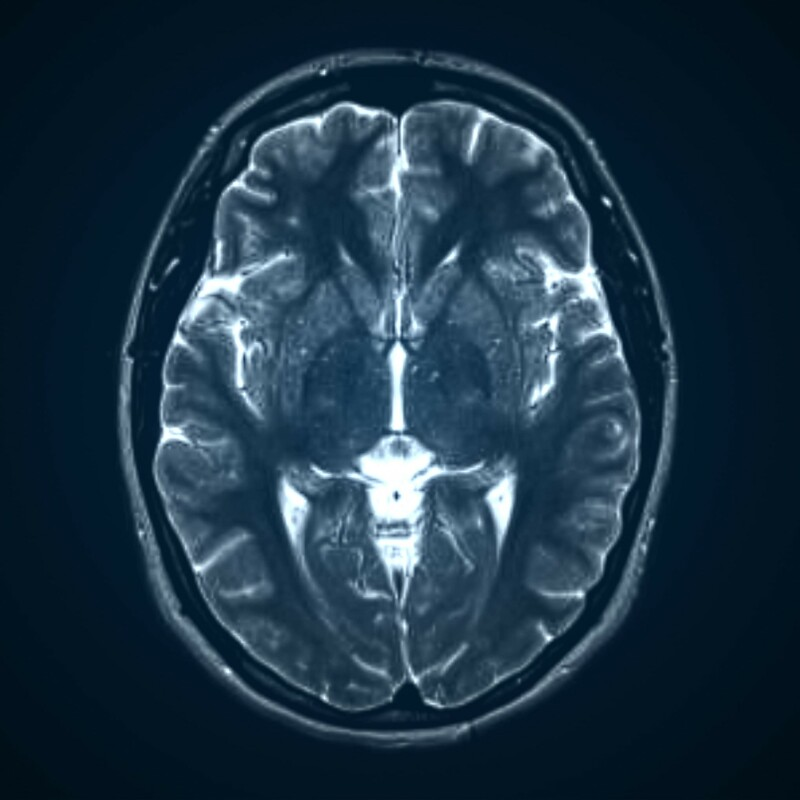
#> input picture Labtest/mri1.jpg, 800 x 800 px
$ python DIP2_1810976114.py
#> lines starting #> are read from the running program, lines starting #| are printed output that depends on the picture
import matplotlib.pyplot as plt
import numpy as np
import cv2

def main():
	img_path = "mri1.jpg"
	print(img_path)
	rgbImg = plt.imread(img_path)
#> rgbImg is the input picture: shape (800, 800, 3); mean R, G, B 28.3, 51.8, 68.8
	print(rgbImg.shape)
#| (800, 800, 3)
	r,c,k=rgbImg.shape
#> r = 800; c = 800; k = 3

	grayscale = np.zeros((r,c),dtype=np.uint8)
	grayscale = rgb2Grayscale(rgbImg)
	filteredImg = np.zeros((r,c),dtype=np.uint8)

	kernel1 = np.array([[-1, -1, -1],[-1, 8, -1],[-1, -1, -1]])
	filteredImg = convolution2d1(grayscale,kernel1)
	processed_img2 = cv2.filter2D(grayscale,-1,kernel1);

	img_set = [rgbImg,grayscale,filteredImg,processed_img2]
	title_set = ['RGB','Grayscale','DFEFf','processed_img2']
	hist_title = ["RGB Histogram","Grayscale","gjhd",'processed_img2']

	plt_img(img_set,title_set)
	manual_hist(img_set,hist_title,r,c)

def convolution2d1(image, kernel):
	m, n = kernel.shape
	c, r = image.shape
	image = np.pad(image,1,constant_values = 0)
	print(image.shape)
	new_image = np.zeros((c, r))
	for i in range(r-m):
		for j in range(c-n):
			sum = np.sum(image[i:i+m, j:j+n]*kernel)
			sum = np.rint(sum)
			sum = max(0,sum)
			sum = min(255,sum)
			new_image[i,j] = sum
	return new_image


def rgb2Grayscale(img):
	r,c,k = img.shape
#> r = 800; c = 800; k = 3
	grayscale = np.zeros((r,c),dtype=np.uint8)

	red = img[:,:,0]
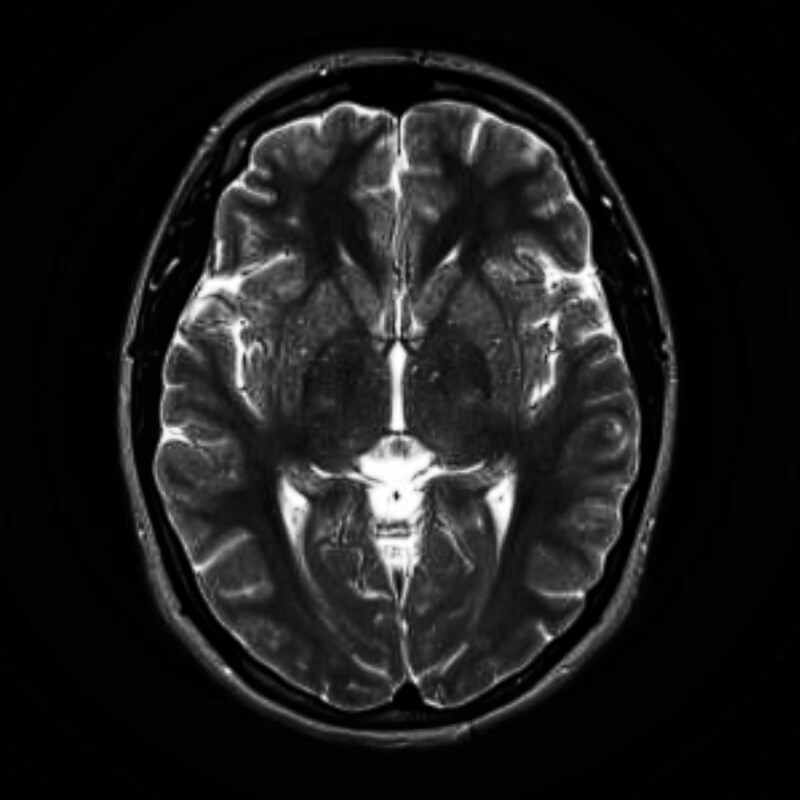
#> red: shape (800, 800); min 0, max 255, mean 28.3
	green = img[:,:,1]
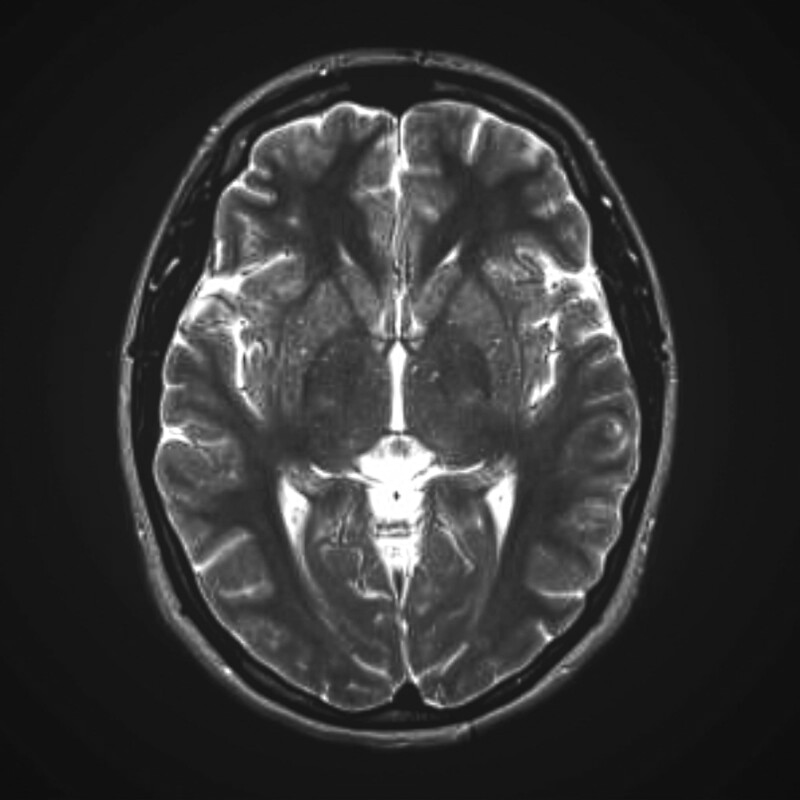
#> green: shape (800, 800); min 13, max 255, mean 51.8
	blue = img[:,:,2]
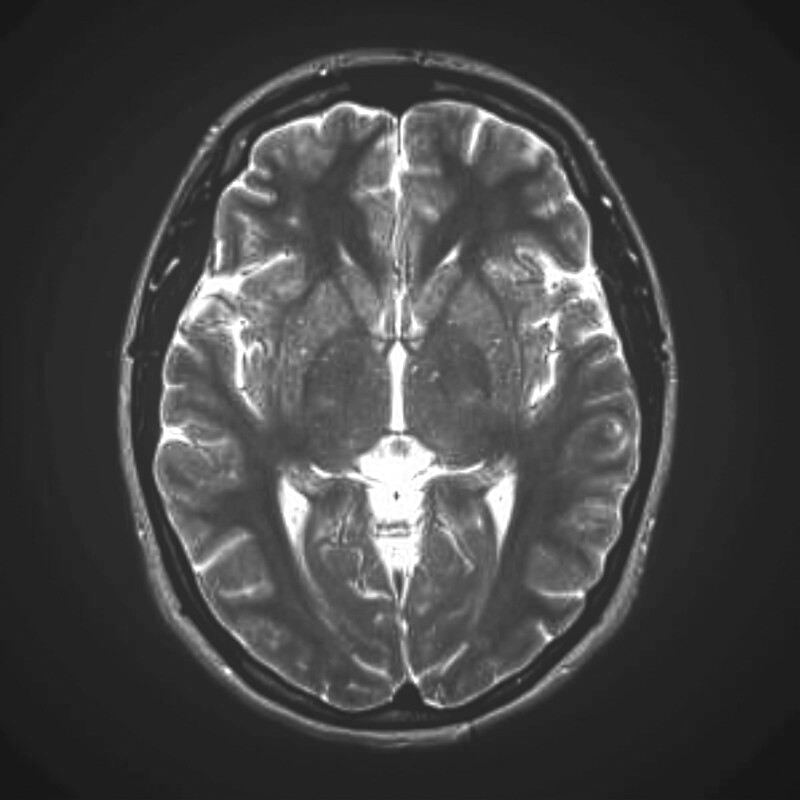
#> blue: shape (800, 800); min 22, max 255, mean 68.8

	for i in range(r):
		for j in range(c):
			tmp = .144 * red[i,j] + .587 * green[i,j] + .299 * blue[i,j]
			if tmp > 255:
				tmp = 255
			grayscale[i,j] = tmp
#| (802, 802)
#> after the loop in convolution2d1, `for i in range(r-m):`:
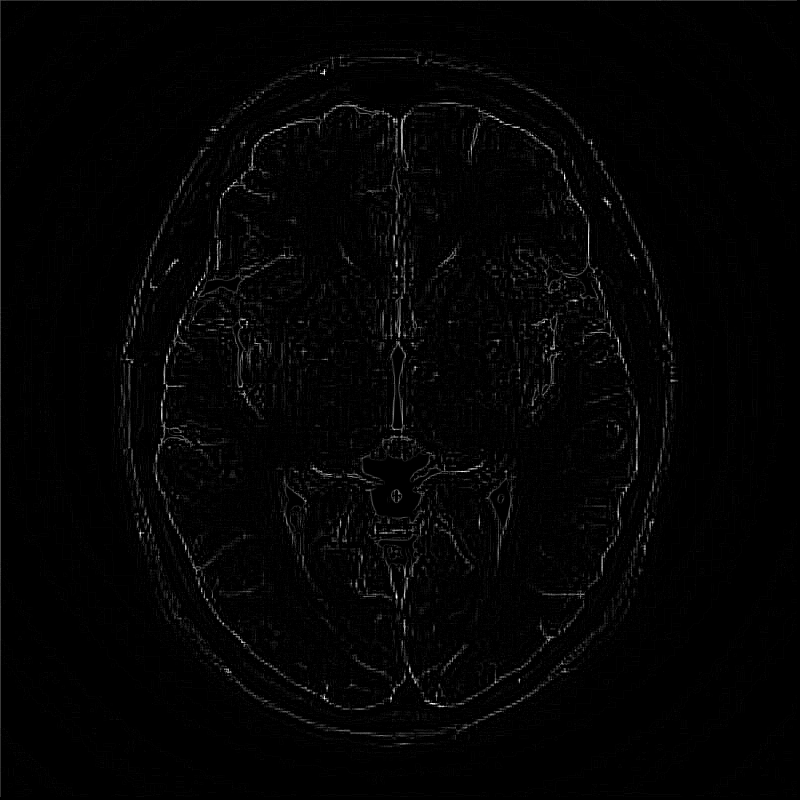
#> new_image: shape (800, 800) float64; min 0, max 255, mean 3.8
			#print(grayscale[i,j])
	return grayscale

def plt_img(img_set,title_set):
	ch = len(img_set)
#> ch = 4
	plt.figure(figsize=(20,20))
	j=1
	for i in range(ch):
		plt.subplot(4,2,j)
		img = img_set[i]
		ln = len(img)
		if ln == 3:
			plt.imshow(img)
		else:
			plt.imshow(img,cmap = 'gray')
		plt.title(title_set[i])
		j = j + 2
#> after the loop, j = 9

def manual_hist(img_set,hist_title_set,r,c):
#> called with r = 800, c = 800
	ch = len(img_set)
#> ch = 4
	l = 2
	for i in range(ch):
		img = (img_set[i])
		histogram = np.zeros((256), dtype=int)
		for j in range(r):
			for k in range(c):
				temp = img[j,k].astype(int)
				histogram[temp] = 1 + histogram[temp]
		y =  np.arange(256)
		plt.subplot(4,2,l)
		plt.plot(y,histogram)
		plt.ylim(0,)
		plt.title(hist_title_set[i])
		l = l + 2
#> after the loop, l = 10
	plt.show()
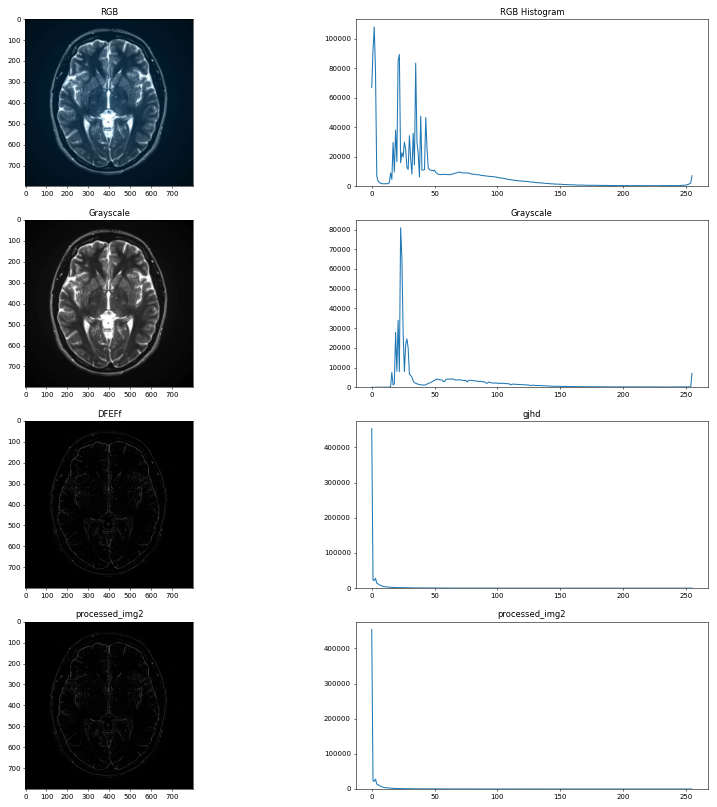
#> figure drawn by matplotlib, 8 panels; panel 5: curve peaks at x = 2, y = 107938; panel 6: curve peaks at x = 23, y = 80868; panel 7: curve peaks at x = 0, y = 452939; panel 8: curve peaks at x = 0, y = 453381

if __name__ == '__main__':
	main()
